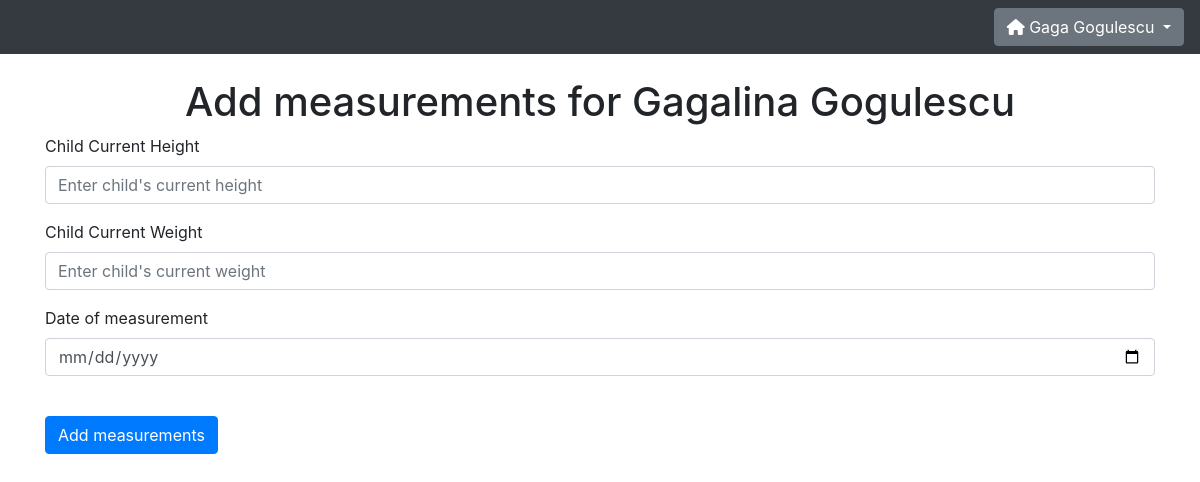
Screenshot of /add_measurements?child=4 (signed in) with the database file from the repository.
### website/models.py (models this page shows)
class User(db.Model,UserMixin):
    id = db.Column(db.Integer, primary_key=True)
    u_name = db.Column(db.String(20), unique=True)
    u_fname = db.Column(db.String(50))
    u_lname = db.Column(db.String(50))
    u_email = db.Column(db.String(150), unique=True)
    u_password = db.Column(db.String(150))
    u_type = db.Column(db.String(5))
    u_date_created = db.Column(db.DateTime(timezone=True), default=func.now())
    u_last_login = db.Column(db.DateTime(timezone=True), default=func.now())
    kids = db.relationship('Child')

class Child(db.Model):
    id = db.Column(db.Integer, primary_key=True)
    c_first_name = db.Column(db.String(50))
    c_last_name = db.Column(db.String(50))
    c_birth_date = db.Column(db.Date())
    c_gender = db.Column(db.String(6))
    c_height = db.Column(db.Integer)
    c_weight = db.Column(db.Float(precision='3,2'))
    c_parent_id = db.Column(db.Integer, db.ForeignKey('user.id'))
    history = db.relationship('History')

### website/views.py (the view)
@views.route('/add_measurements', methods=['GET','POST'])
@login_required
def add_measurements():
    user = current_user
    child = Child.query.get(request.args.get('child'))
    if child == None:
        flash('Child does not exist', category='error')
        return redirect(url_for('views.home'))
    elif child.c_parent_id != user.id:
        flash('This child is not yours', category='error')
        return redirect(url_for('views.home'))
    else:
        if request.method == 'POST':
            child_height = request.form.get('child_height')
            child_weight = request.form.get('child_weight')
            date_created = request.form.get('date')
            if not child_height:
                flash('Child heigth need to be filled in!', category='error')
            elif not child_weight:
                flash('Child heigth need to be filled in!', category='error')
            elif not date_created:
                date_created = dt.datetime.now().date().strftime('%Y-%m-%d')
            elif (dt.datetime.now() - dt.datetime.strptime(str(date_created), "%Y-%m-%d")).days < 0:
                flash(f'Cannot add data for future dates! Today is {dt.datetime.now().date()} and you are trying to add data for {date_created}', category='error')
            else:
                date_created = dt.datetime.strptime(date_created, "%Y-%m-%d").date()
                week = abs((dt.datetime.strptime(str(child.c_birth_date), "%Y-%m-%d") - dt.datetime.strptime(str(date_created), "%Y-%m-%d")).days)
                week = (week // 7) + (week % 7 > 0)
                entry = History(week=week, child_height=int(child_height), child_weight=float(child_weight), date_created=date_created, child_id=child.id)
                db.session.add(entry)
                db.session.commit()
                flash('Measurements added successfully!', category='success')
                return redirect(url_for('views.home'))
    return render_template('add_measurements.html', user=user, child=child)

### website/__init__.py (called while the page is built)
def create_app():
    app = Flask(__name__)
    app.config['SECRET_KEY'] = 'mySuperSecretKey'
    app.config['SQLALCHEMY_DATABASE_URI'] = f'sqlite:///../DB/{DB_NAME}'
    app.config['SQLALCHEMY_TRACK_MODIFICATIONS'] = False
    db.init_app(app)
    from .views import views
    from .auth import auth
    app.register_blueprint(views, url_prefix='/')
    app.register_blueprint(auth, url_prefix='/')
    from .models import User, Child, History
    create_database(app)
    login_manager = LoginManager()
    login_manager.login_view = 'auth.login'
    login_manager.init_app(app)
    @login_manager.user_loader
    def load_user(id):
        return User.query.get(int(id))
    return app

### website/templates/add_measurements.html
{% extends "base.html" %}{% block title %}Home{% endblock %}
{% block content %}
<h1 align="center">Add measurements for {{ child.c_first_name + " " + child.c_last_name }}</h1>
<form method="POST">
    <div class="form-group">
        <label for="child_height">Child Current Height</label>
        <input type="text" class="form-control" id="child_height" name="child_height" placeholder="Enter child's current height" />
    </div>
    <div class="form-group">
        <label for="child_weight">Child Current Weight</label>
        <input type="text" class="form-control" id="child_weight" name="child_weight" placeholder="Enter child's current weight" />
    </div>
    <div class="form-group">
        <label for="date">Date of measurement</label>
        <input type="date" class="form-control" id="date" name="date" placeholder="" />
    </div>
    <br/>
    <button type="submit" class="btn btn-primary">Add measurements</button>
</form>
{% endblock %}

### website/templates/base.html (shortened to what this page needs)
<!DOCTYPE html>
<html>
    <head>
        <link
            rel="stylesheet"
            href="https://stackpath.bootstrapcdn.com/bootstrap/4.4.1/css/bootstrap.min.css"
        />
        <link
            rel="stylesheet"
            href="https://stackpath.bootstrapcdn.com/font-awesome/4.7.0/css/font-awesome.min.css"
        />
        <link
            href="http://cdn.bokeh.org/bokeh/release/bokeh-2.0.1.min.css"
            rel="stylesheet" type="text/css"
        />
        <link rel="stylesheet" href="https://stackpath.bootstrapcdn.com/bootstrap/4.1.3/css/bootstrap.min.css">
    </head>
    <body>
        <nav class="navbar navbar-expand-lg navbar-dark bg-dark">
            <div class="collapse navbar-collapse justify-content-end" id="navbar">
                <div class="navbar-nav">
                    {% if user.is_authenticated %}
                    <ul class="navbar-nav">
                        <div class="dropdown">
                            <button class="btn btn-secondary dropdown-toggle" type="button" id="dropdownMenu2" data-toggle="dropdown" aria-haspopup="true" aria-expanded="false">
                                <span><i class="fas fa-home"></i></span> {{ user.u_fname + " " + user.u_lname }}
                            </button>
                        </div>
                    </ul>
                    {% endif %}
                </div>
            </div>
        </nav>
        <br />
        <div class="container">
            {% block content %}
            {% endblock %}
        </div>
    </body>
</html>

### rows the page displays
User: u_fname+u_lname "Gaga Gogulescu"
Child: c_first_name+c_last_name "Gagalina Gogulescu"
